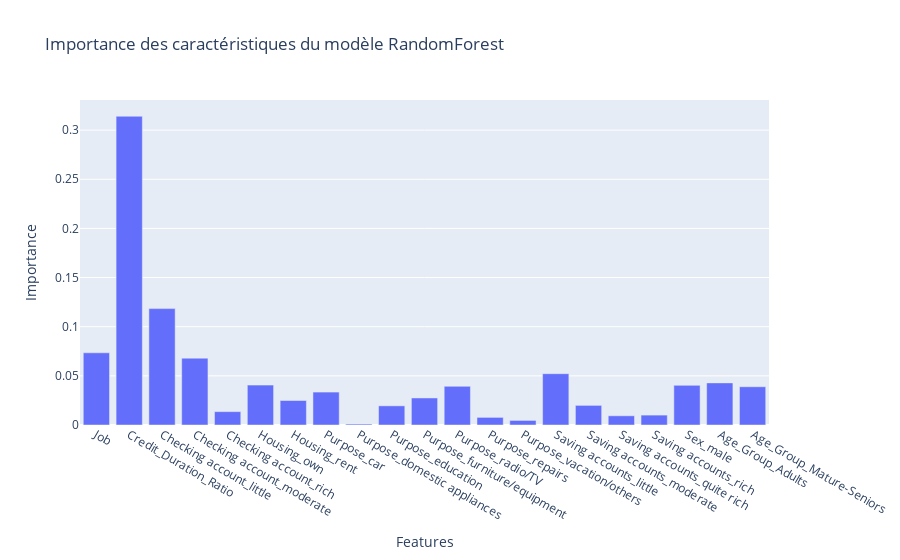

Notebook code for this chart:
### Markdown cell above
En utilisant la fonction `train_and_evaluate_model`, on peut procéder à la validation croisée, à la modélisation et à la visualisation du meilleur modèle.

### Code cell
y_test, y_pred, y_pred_prob = train_and_evaluate_model(df)

### Figure 1 — Plotly figure (JSON) as saved in the notebook; plotly's stock layout.template omitted (floating-point values rounded to 4 significant figures)
{"data": [{"alignmentgroup": "True", "hovertemplate": "Features=%{x}<br>Importance=%{y}<extra></extra>", "legendgroup": "", "marker": {"color": "#636efa", "pattern": {"shape": ""}}, "name": "", "offsetgroup": "", "orientation": "v", "showlegend": false, "textposition": "auto", "type": "bar", "x": ["Job", "Credit_Duration_Ratio", "Checking account_little", "Checking account_moderate", "Checking account_rich", "Housing_own", "Housing_rent", "Purpose_car", "Purpose_domestic appliances", "Purpose_education", "Purpose_furniture/equipment", "Purpose_radio/TV", "Purpose_repairs", "Purpose_vacation/others", "Saving accounts_little", "Saving accounts_moderate", "Saving accounts_quite rich", "Saving accounts_rich", "Sex_male", "Age_Group_Adults", "Age_Group_Mature-Seniors"], "xaxis": "x", "y": [0.07347, 0.3141, 0.1184, 0.06801, 0.0136, 0.04057, 0.02492, 0.0335, 0.000965, 0.01949, 0.02751, 0.03936, 0.007753, 0.004658, 0.05219, 0.01996, 0.009374, 0.01007, 0.04034, 0.04284, 0.03892], "yaxis": "y"}], "layout": {"barmode": "relative", "legend": {"tracegroupgap": 0}, "title": {"text": "Importance des caractéristiques du modèle RandomForest"}, "xaxis": {"anchor": "y", "domain": [0, 1], "title": {"text": "Features"}}, "yaxis": {"anchor": "x", "domain": [0, 1], "title": {"text": "Importance"}}}}
